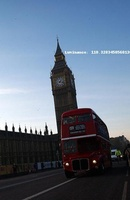
#> input picture img/edited/1(edited).jpeg, 130 x 200 px, shrunk from 326 x 500 before the run
$ python -i luminance.py   (imports and definitions only)
#> lines starting #> are read from the running program, lines starting #| are printed output that depends on the picture

import numpy as np
from PIL import Image, ImageDraw
import os
import time
import concurrent.futures
import pandas as pd
# import pyximport; pyximport.install()
# import cython_optimized

def loop_over_files(directory):
    # changing current working dir
    os.chdir(directory)

    # check if edited folder is present or not
    if os.path.isdir('edited') == False:
        os.mkdir('edited')

    ### Multi-Threading
        try:
            with concurrent.futures.ProcessPoolExecutor() as executor:
                # mapping                   ->func         ->list of file paths
                results = executor.map(process_file, os.listdir(os.getcwd()))

                for filename, luminance in results:
                    file.append(filename)
                    brightness.append(luminance)

        except Exception as error:
            print('Exception Handling: Something wrong with {}'.format(error))

    # [13 lines of commented-out code are left out]


def process_file(filename):

#> called with filename = 'img/edited/1(edited).jpeg'
    if filename != 'edited':

        print('Processing {}.'.format(filename))

        # initializing arrays
        Rarr = np.array([])
        Garr = np.array([])
        Barr = np.array([])
        # loading image
        im = Image.open(filename)
#> im is the input picture: PIL image 130x200 RGB; mean R, G, B 97.2, 111.6, 130.8
        # converting to RGB
        rgb_im = im.convert('RGB')

        # looping every pixel
        for w in range(0, rgb_im.width):
            for h in range(0, rgb_im.height):
                # getting RGB
                r, g, b = rgb_im.getpixel((w, h))
                # appending RGB in respective arrays
                Rarr = np.append(Rarr, r)
                Garr = np.append(Garr, g)
                Barr = np.append(Barr, b)

        # applying formula and averaging it
        luminance = np.average(np.sqrt( 0.299*Rarr**2 + 0.587*Garr**2 + 0.114*Barr**2 ))
        # modifing the image
        draw = ImageDraw.Draw(rgb_im)
        # defining text and it's coordinates
        draw.text((rgb_im.width //2, rgb_im.height // 4), "Luminance: {}".format(luminance))
        # saving new image in edited folder in current working dir
        new_file_name, ext = filename.split('.')
        edited_dir = os.path.join(os.getcwd(), 'edited')
        rgb_im.save(os.path.join(edited_dir, new_file_name + '(edited)' + '.' + ext))
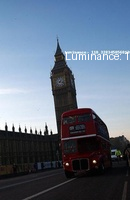
#> saved as 1(edited)(edited).jpeg: PIL image 130x200 RGB; mean R, G, B 97.8, 112, 131

        return [filename, luminance]

# [18 lines not run here, left out]


>>> result = process_file('img/edited/1(edited).jpeg')

$ run again, on img/edited/13(edited).jpeg
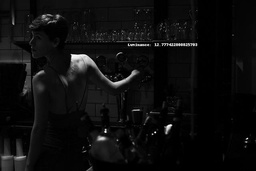
#> input picture img/edited/13(edited).jpeg, 256 x 171 px, shrunk from 640 x 427 before the run
#> in process_file, im is the input picture: PIL image 256x171 RGB; min 0, max 255, mean 13.3
#> in process_file, `rgb_im.save(os.path.join(edited_dir, new_file_name + '(edited)' + '.' ..`:
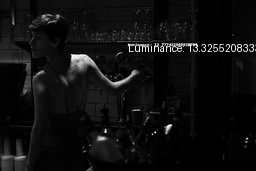
#> saved as 13(edited)(edited).jpeg: PIL image 256x171 RGB; min 0, max 255, mean 14.9

$ run again, on img/edited/14(edited).jpeg
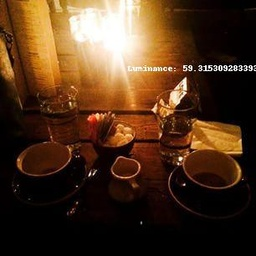
#> input picture img/edited/14(edited).jpeg, 256 x 256 px, shrunk from 306 x 306 before the run
#> in process_file, im is the input picture: PIL image 256x256 RGB; mean R, G, B 78.6, 51.1, 29.3
#> in process_file, `rgb_im.save(os.path.join(edited_dir, new_file_name + '(edited)' + '.' ..`:
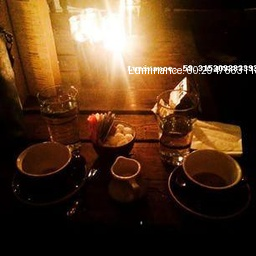
#> saved as 14(edited)(edited).jpeg: PIL image 256x256 RGB; mean R, G, B 79.1, 51.7, 30

$ run again, on img/edited/15(edited).jpeg
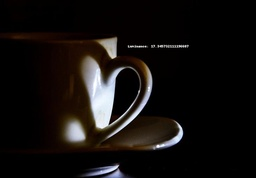
#> input picture img/edited/15(edited).jpeg, 256 x 178 px, shrunk from 732 x 510 before the run
#> in process_file, im is the input picture: PIL image 256x178 RGB; mean R, G, B 19.7, 16.4, 15
#> in process_file, `rgb_im.save(os.path.join(edited_dir, new_file_name + '(edited)' + '.' ..`:
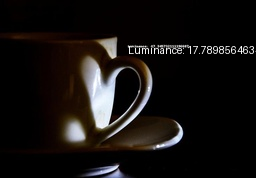
#> saved as 15(edited)(edited).jpeg: PIL image 256x178 RGB; mean R, G, B 21.2, 18, 16.6
